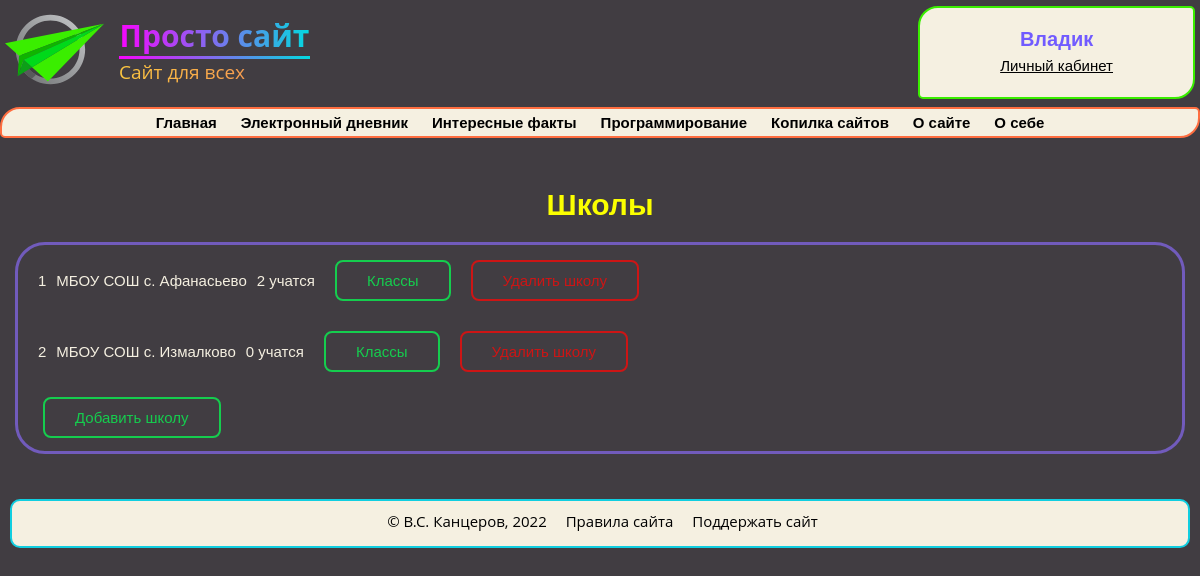
The page /schools (signed in) on the database its author committed.
### data/users.py (models this page shows, shortened)
class User(SqlAlchemyBase, UserMixin):
    __tablename__ = 'users'
    id = sqlalchemy.Column(sqlalchemy.Integer, primary_key=True, autoincrement=True)
    name = sqlalchemy.Column(sqlalchemy.String, nullable=False)
    surname = sqlalchemy.Column(sqlalchemy.String, nullable=True)
    class_n_id = sqlalchemy.Column(sqlalchemy.Integer, sqlalchemy.ForeignKey("class_n.id"), nullable=True)
    school_id = sqlalchemy.Column(sqlalchemy.Integer, sqlalchemy.ForeignKey("schools.id"), nullable=True)
    email = sqlalchemy.Column(sqlalchemy.String,
                              index=True, unique=True, nullable=False)
    admin = sqlalchemy.Column(sqlalchemy.Boolean, default=False)
    hashed_password = sqlalchemy.Column(sqlalchemy.String, nullable=False)

### data/schools.py (models this page shows)
class School(SqlAlchemyBase, UserMixin):
    __tablename__ = 'schools'
    id = sqlalchemy.Column(sqlalchemy.Integer, primary_key=True, autoincrement=True)
    name = sqlalchemy.Column(sqlalchemy.String, nullable=False)

### main.py (the view)
@app.route('/schools')
def schools_site():
    if current_user.is_authenticated and current_user.admin:
        db_sess = db_session.create_session()
        schools = db_sess.query(School).all()
        users = db_sess.query(User).all()
        users_schools = dict()
        for school in schools:
            k = 0
            for user in users:
                if school.id == user.school_id:
                    k += 1
            users_schools[school.name] = k
        return render_template('schools.html', schools=schools, users_schools=users_schools)
    return abort(404)

### data/db_session.py (called while the page is built)
def create_session() -> Session:
    global __factory
    return __factory()

### main.py (called while the page is built)
@login_manager.user_loader
def load_user(user_id):
    db_sess = db_session.create_session()
    return db_sess.query(User).get(user_id)

### templates/schools.html (shortened to what this page needs)
{% extends 'base.html' %}
{% block body %}
<h1>Школы</h1>
<div class="personal">
    {% for school in schools %}
    <div class="div-flex">
        <p>{{ school.id }}</p>
        <p>{{ school.name }}</p>
        <p>{{ users_schools[school.name] }} учатся</p>
        <a class="shine-button" href="/{{school.id}}/classes">Классы</a>
        <a class="shine-button-red" href="#">Удалить школу</a>
    </div>
    {% endfor %}
    <a class="shine-button" href="/add/school">Добавить школу</a>
</div>
{% endblock %}

### templates/base.html (shortened to what this page needs)
<!DOCTYPE html>
<html lang="ru">
<head>
    <link type="text/css" rel="stylesheet" href="{{ url_for('static', filename='css/main.css') }}"/>
</head>
<body>
<header id="header" class="header">
    <a href="/" id="logo" class="logo">
        <img src="/static/logo.svg"/>
        <div class="logo-text">
            <h1>Просто сайт</h1>
            <hr>
            <p>Сайт для всех</p>
        </div>
    </a>
    <div id="authorization" class="authorization">
        {% if current_user.is_authenticated %}
            <a href="/logout" class="empty_a">
                <h1> {{ current_user.name }} </h1>
            </a>
            <a href="/personal" class="empty_a">
                <p> Личный кабинет </p>
            </a>
        {% endif %}
    </div>
</header>
<section>
    <div id="nav">
        <ul class="menu animate__animated notshow" id="navbar">
            <a href="#">
                <li class="li1">Главная</li>
            </a>
            <a href="/homeworks">
                <li class="li1">Электронный дневник</li>
            </a>
            <a href="#">
                <li class="li1">Интересные факты</li>
            </a>
            <a href="#">
                <li class="li1">Программирование</li>
            </a>
            <a href="#">
                <li class="li1">Копилка сайтов</li>
            </a>
            <a href="#">
                <li class="li1">О сайте</li>
            </a>
            <a href="#">
                <li class="li1">О себе</li>
            </a>
        </ul>
    </div>
</section>
{% block body %}{% endblock %}
<footer id="footer" class="footer">
    <p>© В.С. Канцеров, 2022</p>
    <a href="#">Правила сайта </a>
    <a href="#">Поддержать сайт</a>
</footer>
</body>
</html>

### static/css/main.css (style rules this page uses)
body { font-family: 'Open Sans', sans-serif; background-color: #413d42; color: #F5F0E1; font-size: 15px; padding: 0; margin: 0; }
a { color: #00ff00; text-decoration: underline; }
.header { display: flex; justify-content: space-between; }
h1 { color: #fbff00; text-align: center; font-family: 'Montserrat', sans-serif; font-size: 30px; margin-top: 50px; }
.logo { display: flex; align-items: center; margin-left: 5px; text-decoration: none; user-select: none; }
.logo-text { width: 191px; margin-left: 15px; }
.logo-text h1 { font-size: 30px; margin: 0; font-family: 'Open Sans', sans-serif; background: linear-gradient(to right, #F705FE, #03D9DF); background-clip: text; -webkit-background-clip: text; -webkit-text-fill-color: transparent; }
.logo-text hr { margin: 0; border: 0px; height: 3px; background: linear-gradient(to right, #F705FE, #03D9DF); }
.logo-text p { font-size: 19px; margin: 0; background: linear-gradient(to right, #FCC63F, #F48758); background-clip: text; -webkit-background-clip: text; -webkit-text-fill-color: transparent; }
.authorization { margin-top: 6px; margin-right: 5px; padding: 0 80px; color: black; border: 2px solid #3aee00; border-radius: 20px 5px; text-align: center; background-color: #f5f0e1; }
.authorization h1 { font-family: 'Montserrat', sans-serif; font-weight: 700; color: #715BFF; margin-top: 20px; margin-bottom: 6px; font-size: 20px; }
.authorization p { font-family: 'Montserrat', sans-serif; font-weight: 400; font-size: 15px; margin-top: 6px; color: #000; text-decoration: underline; }
.menu { margin: 0; padding: 0; margin-top: 8px; list-style-type: none; border: 2px solid #ff6e40; border-radius: 20px 5px; text-align: center; background-color: #f5f0e1; }
.menu a { color: #000000; padding: 5px 10px; text-decoration: none; font-family: 'Montserrat', sans-serif; font-weight: 600; display: inline-block; width: auto; }
.empty_a { text-decoration: none }
.personal { margin: 0px 15px; border: solid #715bbc; padding: 0px 15px; border-radius: 30px; font-size: 15px; font-family: 'Montserrat', sans-serif; }
.div-flex { display: flex; padding: 5px; }
.shine-button-red { text-decoration: none; display: inline-block; padding: 10px 30px; margin: 10px 10px; position: relative; overflow: hidden; border: 2px solid #cd1515; border-radius: 8px; font-family: 'Montserrat', sans-serif; color: #cd1515; transition: .2s ease-in-out; }
.shine-button-red:before { content: ""; background: linear-gradient(90deg, rgba(255, 255, 255, .1), rgba(255, 255, 255, .5)); height: 50px; width: 50px; position: absolute; top: -8px; left: -75px; transform: skewX(-45deg); }
.shine-button { text-decoration: none; display: inline-block; padding: 10px 30px; margin: 10px 10px; position: relative; overflow: hidden; border: 2px solid #15cd4e; border-radius: 8px; font-family: 'Montserrat', sans-serif; color: #15cd4e; transition: .2s ease-in-out; }
.shine-button:before { content: ""; background: linear-gradient(90deg, rgba(255, 255, 255, .1), rgba(255, 255, 255, .5)); height: 50px; width: 50px; position: absolute; top: -8px; left: -75px; transform: skewX(-45deg); }
#footer { margin: 5px 10px; margin-top: 45px; border: 2px solid #10cee0; border-radius: 10px 10px; background-color: #f5f0e1; text-align: center; }
#footer p { margin-top: 10px; margin-left: 10px; margin-right: 5px; color: #000; width: auto; display: inline-block; }
#footer a { margin-top: 5px; margin-left: 10px; margin-right: 5px; padding: 0; text-decoration: none; color: #000; width: auto; display: inline-block; transition: all 0.5s ease; margin-bottom: 5px; }
:root { --animate-duration: 1s; --animate-delay: 1s; --animate-repeat: 1; }
.animate__animated { -webkit-animation-duration: 1s; animation-duration: 1s; -webkit-animation-duration: var(--animate-duration); animation-duration: var(--animate-duration); -webkit-animation-fill-mode: both; animation-fill-mode: both; }

### rows shown on the page
User: name "Владик"
School: id "1", name "МБОУ СОШ с. Афанасьево", name "2"
School: id "2", name "МБОУ СОШ с. Измалково", name "0"
